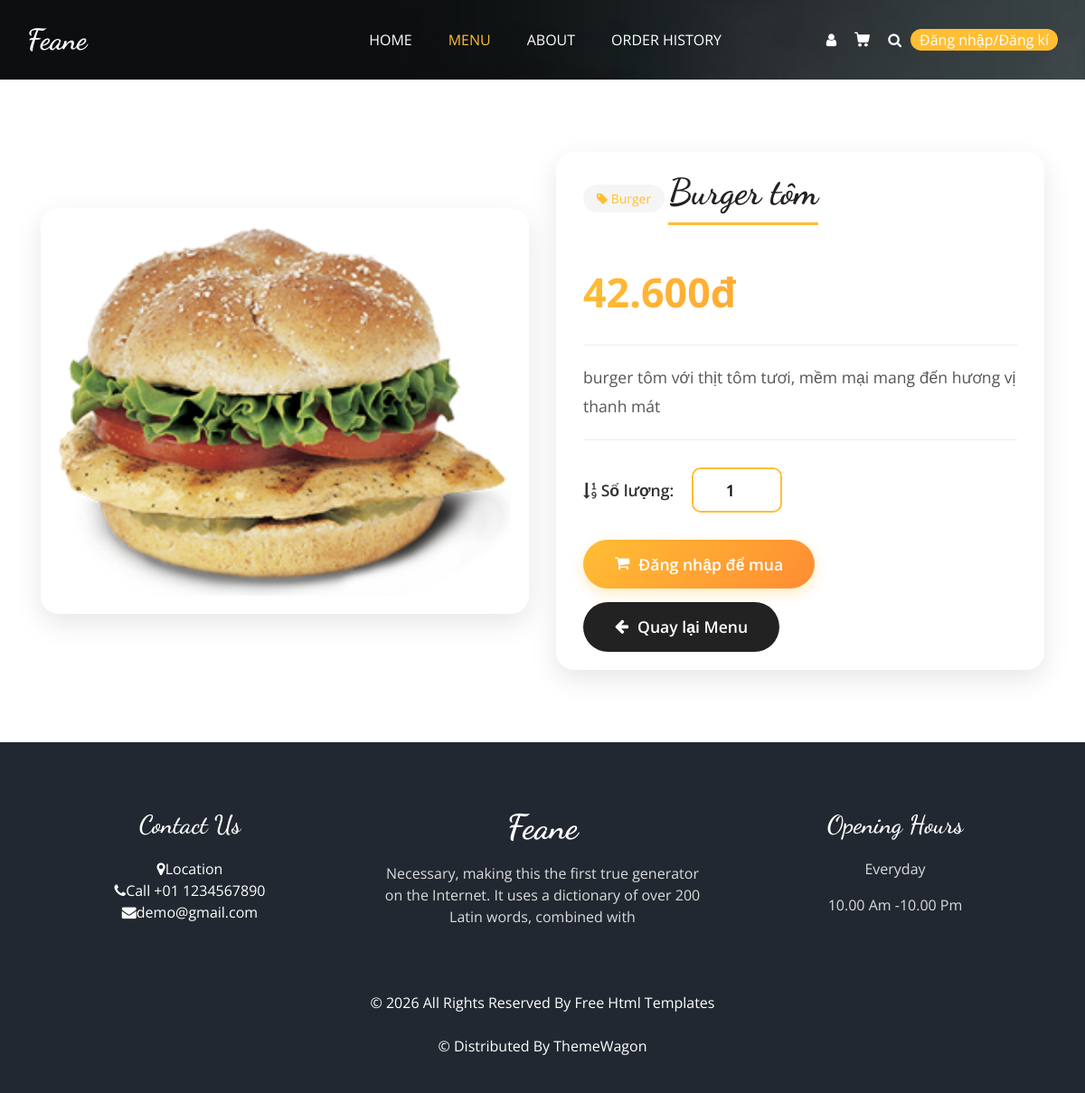
The page /product_detail.php?id=11 on the database its author committed.
### tables this page shows
CREATE TABLE `products` (
  `id` int(11) NOT NULL,
  `code` varchar(20) NOT NULL,
  `name` varchar(200) NOT NULL,
  `category_id` int(11) NOT NULL,
  `description` text DEFAULT NULL,
  `image` varchar(255) DEFAULT NULL,
  `cost_price` decimal(10,2) NOT NULL,
  `selling_price` decimal(10,2) NOT NULL,
  `stock_quantity` int(11) DEFAULT 0,
  `status` enum('active','inactive') DEFAULT 'active',
  `created_at` timestamp NOT NULL DEFAULT current_timestamp(),
  `updated_at` timestamp NOT NULL DEFAULT current_timestamp() ON UPDATE current_timestamp(),
  `profit_percentage` int(11) DEFAULT NULL
);

CREATE TABLE `categories` (
  `id` int(11) NOT NULL,
  `name` varchar(100) NOT NULL,
  `description` text DEFAULT NULL,
  `image` varchar(255) DEFAULT NULL,
  `status` enum('active','inactive') DEFAULT 'active',
  `created_at` timestamp NOT NULL DEFAULT current_timestamp(),
  `updated_at` timestamp NOT NULL DEFAULT current_timestamp() ON UPDATE current_timestamp()
);

### product_detail.php (the view, shortened to what this page needs)
<?php
require_once __DIR__ . '/includes/db_connection.php';
$product_id = isset($_GET['id']) ? (int)$_GET['id'] : 0;
$sql = "SELECT p.*, c.name AS category_name,
               (p.cost_price * (1 + p.profit_percentage/100)) AS calculated_selling_price
        FROM products p
        JOIN categories c ON p.category_id = c.id
        WHERE p.id = ? AND p.status = 'active'";
$stmt = $pdo->prepare($sql);
$stmt->execute([$product_id]);
$product = $stmt->fetch(PDO::FETCH_ASSOC);
$display_price = $product['calculated_selling_price'];
$is_logged_in = isset($_SESSION['user_id']);
$cart_count = 0;
$user_info = null;
?>
<!DOCTYPE html>
<html lang="vi">
<head>
  <link rel="stylesheet" type="text/css" href="css/bootstrap.css" />
  <link rel="stylesheet" type="text/css" href="https://cdnjs.cloudflare.com/ajax/libs/OwlCarousel2/2.3.4/assets/owl.carousel.min.css" />
  <link rel="stylesheet" href="https://cdnjs.cloudflare.com/ajax/libs/jquery-nice-select/1.1.0/css/nice-select.min.css" />
  <link href="css/font-awesome.min.css" rel="stylesheet" />
  <link href="css/style.css" rel="stylesheet" />
  <link href="css/responsive.css" rel="stylesheet" />
</head>
<body class="sub_page">
<div class="hero_area">
  <div class="bg-box">
    <img src="images/hero-bg.jpg" alt="">
  </div>
  <header class="header_section">
    <div class="container">
      <nav class="navbar navbar-expand-lg custom_nav-container">
        <a class="navbar-brand" href="index.php">
          <span>
            Feane
          </span>
        </a>
        <div class="collapse navbar-collapse" id="navbarSupportedContent">
          <ul class="navbar-nav mx-auto">
            <li class="nav-item">
              <a class="nav-link" href="index.php">Home</a>
            </li>
            <li class="nav-item active">
              <a class="nav-link" href="menu.php">Menu <span class="sr-only">(current)</span></a>
            </li>
            <li class="nav-item">
              <a class="nav-link" href="about.php">About</a>
            </li>
            <li class="nav-item">
              <a class="nav-link" href="order_history.php">Order History</a>
            </li>
          </ul>
          <div class="user_option">
            <?php if ($is_logged_in && $user_info): ?>
              <div class="user-dropdown">
                <button class="user-dropdown-btn" id="userDropdownBtn">
                  <div class="user-icon">
                    <?= strtoupper(substr($user_info['full_name'] ?? $user_info['username'], 0, 1)) ?>
                  </div>
                  <span class="user-name">
                    <?= htmlspecialchars($user_info['full_name'] ?: $user_info['username']) ?>
                  </span>
                  <i class="fa fa-chevron-down" style="color: white; font-size: 12px;"></i>
                </button>
                <div class="dropdown-menu-custom" id="userDropdownMenu">
                  <div class="dropdown-header">
                    <div class="dropdown-header-icon">
                      <?= strtoupper(substr($user_info['full_name'] ?? $user_info['username'], 0, 1)) ?>
                    </div>
                    <div class="dropdown-header-info">
                      <h6><?= htmlspecialchars($user_info['full_name'] ?: $user_info['username']) ?></h6>
                      <p><?= htmlspecialchars($user_info['email']) ?></p>
                    </div>
                  </div>
                  <a href="user/profile.php" class="dropdown-item-custom">
                    <i class="fa fa-user"></i>
                    <span>Thông tin tài khoản</span>
                  </a>
                  <a href="order_history.php" class="dropdown-item-custom">
                    <i class="fa fa-shopping-bag"></i>
                    <span>Lịch sử đơn hàng</span>
                  </a>
                  <a href="cart.php" class="dropdown-item-custom">
                    <i class="fa fa-shopping-cart"></i>
                    <span>Giỏ hàng của tôi</span>
                    <?php if ($cart_count > 0): ?>
                      <span class="badge" style="background: #ffbe33; color: #222; margin-left: auto;"><?= $cart_count ?></span>
                    <?php endif; ?>
                  </a>
                  <div class="dropdown-divider"></div>
                  <a href="user/logout.php" class="dropdown-item-custom text-danger">
                    <i class="fa fa-sign-out-alt"></i>
                    <span>Đăng xuất</span>
                  </a>
                </div>
              </div>
            <?php else: ?>
              <a href="user/login.php" class="user_link">
                <i class="fa fa-user" aria-hidden="true"></i>
              </a>
            <?php endif; ?>
            <a class="cart_link" href="cart.php">
            </a>
            <a href="search.php" class="btn nav_search-btn">
              <i class="fa fa-search" aria-hidden="true"></i>
            </a>
            <div class="order_online">
              <?php if ($is_logged_in): ?>
                <a href="user/logout.php" style="color: white;">
                  Đăng xuất
                </a>
              <?php else: ?>
                <a href="user/login.php" style="color: white;">
                  Đăng nhập/Đăng kí
                </a>
              <?php endif; ?>
            </div>
          </div>
        </div>
      </nav>
    </div>
  </header>
</div>
<section class="product-detail-section">
  <div class="container">
    <div class="row align-items-center">
      <div class="col-md-6">
        <div class="product-image-container">
          <img src="<?php echo htmlspecialchars($product['image']); ?>" class="product-image" alt="<?php echo htmlspecialchars($product['name']); ?>">
        </div>
      </div>
      <div class="col-md-6">
        <div class="product-info-container">
          <div class="product-category">
            <i class="fa fa-tag"></i> <?php echo htmlspecialchars($product['category_name']); ?>
          </div>
          <h1 class="product-name"><?php echo htmlspecialchars($product['name']); ?></h1>
          <div class="product-price">
            <?php echo number_format($display_price, 0, ',', '.'); ?>đ
          </div>
          <div class="product-description">
            <?php echo nl2br(htmlspecialchars($product['description'])); ?>
          </div>
          <div class="quantity-section">
            <span class="quantity-label">
              <i class="fa fa-sort-numeric-asc"></i> Số lượng:
            </span>
            <input type="number" id="inputQty" value="1" min="1" class="quantity-input">
          </div>
          <div class="action-buttons">
            <?php if ($is_logged_in): ?>
              <button class="add-to-cart-btn" id="btnAddToCart"
                      data-id="<?= $product['id']; ?>"
                      data-name="<?= htmlspecialchars($product['name']); ?>"
                      data-price="<?= $display_price; ?>"
                      data-image="<?= htmlspecialchars($product['image']); ?>">
                <i class="fa fa-shopping-cart"></i> Thêm vào giỏ hàng
              </button>
            <?php else: ?>
              <a href="user/login.php" class="add-to-cart-btn">
                <i class="fa fa-shopping-cart"></i> Đăng nhập để mua
              </a>
            <?php endif; ?>
            <a href="menu.php" class="btn-back">
              <i class="fa fa-arrow-left"></i> Quay lại Menu
            </a>
          </div>
        </div>
      </div>
    </div>
  </div>
</section>
<footer class="footer_section">
  <div class="container">
    <div class="row">
      <div class="col-md-4 footer-col">
        <div class="footer_contact">
          <h4>
            Contact Us
          </h4>
         <div class="contact_link_box">
    <div><i class="fa fa-map-marker"></i><span>Location</span></div>
    <div><i class="fa fa-phone"></i><span>Call +01 1234567890</span></div>
    <div><i class="fa fa-envelope"></i><span>demo@gmail.com</span></div>
</div>
        </div>
      </div>
      <div class="col-md-4 footer-col">
        <div class="footer_detail">
          <a href="" class="footer-logo">
            Feane
          </a>
          <p>
            Necessary, making this the first true generator on the Internet. It uses a dictionary of over 200 Latin words, combined with
          </p>
        </div>
      </div>
      <div class="col-md-4 footer-col">
        <h4>
          Opening Hours
        </h4>
        <p>
          Everyday
        </p>
        <p>
          10.00 Am -10.00 Pm
        </p>
      </div>
    </div>
    <div class="footer-info">
      <p>
        &copy; <span id="displayYear"></span> All Rights Reserved By
        <a href="https://html.design/">Free Html Templates</a><br><br>
        &copy; <span id="displayYear"></span> Distributed By
        <a href="https://themewagon.com/" target="_blank">ThemeWagon</a>
      </p>
    </div>
  </div>
</footer>
</body>
</html>

### css/style.css (style rules this page uses)
body { font-family: "Open Sans", sans-serif; color: #0c0c0c; background-color: #ffffff; overflow-x: hidden; }
h1, h2 { font-family: 'Dancing Script', cursive; }
a, a:hover, a:focus { text-decoration: none; }
.btn, .btn:focus { outline: none !important; -webkit-box-shadow: none; box-shadow: none; }
.hero_area { position: relative; min-height: 100vh; display: -webkit-box; display: -ms-flexbox; display: flex; -webkit-box-orient: vertical; -webkit-box-direction: normal; -ms-flex-direction: column; flex-direction: column; }
.bg-box { position: absolute; top: 0; left: 0; width: 100%; height: 100%; }
.bg-box img { width: 100%; height: 100%; -o-object-fit: cover; object-fit: cover; }
.sub_page .hero_area { min-height: auto; }
.sub_page .hero_area .bg-box { position: absolute; top: 0; left: 0; width: 100%; height: 100%; }
.sub_page .hero_area .bg-box img { width: 100%; height: 100%; -o-object-fit: cover; object-fit: cover; -o-object-position: right top; object-position: right top; }
.header_section { padding: 15px 0; }
.navbar-brand { font-family: 'Dancing Script', cursive; }
.navbar-brand span { font-weight: bold; font-size: 32px; color: #ffffff; }
.custom_nav-container { padding: 0; }
.custom_nav-container .navbar-nav { padding-left: 18%; }
.custom_nav-container .navbar-nav .nav-item .nav-link { padding: 5px 20px; color: #ffffff; text-align: center; text-transform: uppercase; border-radius: 5px; -webkit-transition: all 0.3s; transition: all 0.3s; }
.custom_nav-container .navbar-nav .nav-item:hover .nav-link, .custom_nav-container .navbar-nav .nav-item.active .nav-link { color: #ffbe33; }
.custom_nav-container .nav_search-btn { width: auto; height: auto; padding: 0; border: none; color: #ffffff; margin: 0 10px; }
.user_option { display: -webkit-box; display: -ms-flexbox; display: flex; -webkit-box-align: center; -ms-flex-align: center; align-items: center; }
.user_option a { margin: 0 10px; }
.user_option .user_link { color: #ffffff; }
.user_option .cart_link { display: -webkit-box; display: -ms-flexbox; display: flex; -webkit-box-pack: center; -ms-flex-pack: center; justify-content: center; -webkit-box-align: center; -ms-flex-align: center; align-items: center; }
.user_option .cart_link svg { width: 17px; height: auto; fill: #ffffff; margin-bottom: 2px; }
.user_option .order_online { display: inline-block; padding: -1px 30px; background-color: #ffbe33; color: #ffffff; border-radius: 45px; -webkit-transition: all 0.3s; transition: all 0.3s; border: none; }
.footer_section { background-color: #222831; color: #ffffff; padding: 75px 0 40px 0; text-align: center; }
.footer_section h4 { font-size: 28px; }
.footer_section h4, .footer_section .footer-logo { font-weight: 600; margin-bottom: 20px; font-family: 'Dancing Script', cursive; }
.footer_section p { color: #dbdbdb; }
.footer_section .footer-col { margin-bottom: 30px; }
.footer_section .footer_contact .contact_link_box { display: -webkit-box; display: -ms-flexbox; display: flex; -webkit-box-orient: vertical; -webkit-box-direction: normal; -ms-flex-direction: column; flex-direction: column; }
.footer_section .footer-logo { display: block; font-weight: bold; font-size: 38px; line-height: 1; color: #ffffff; }
.footer_section .footer-info { text-align: center; margin-top: 25px; }
.footer_section .footer-info p { color: #ffffff; margin: 0; }
.footer_section .footer-info p a { color: inherit; }

### css/responsive.css (style rules this page uses)
@media (min-width: 1200px) { .container { max-width: 1170px; } }

### rows shown on the page
products: image (picture), category.name "Burger", name "Burger tôm", description "burger tôm với thịt tôm tươi, mềm mại mang đến hương vị thanh mát"

### other values the page prints
$display_price "42.600"
